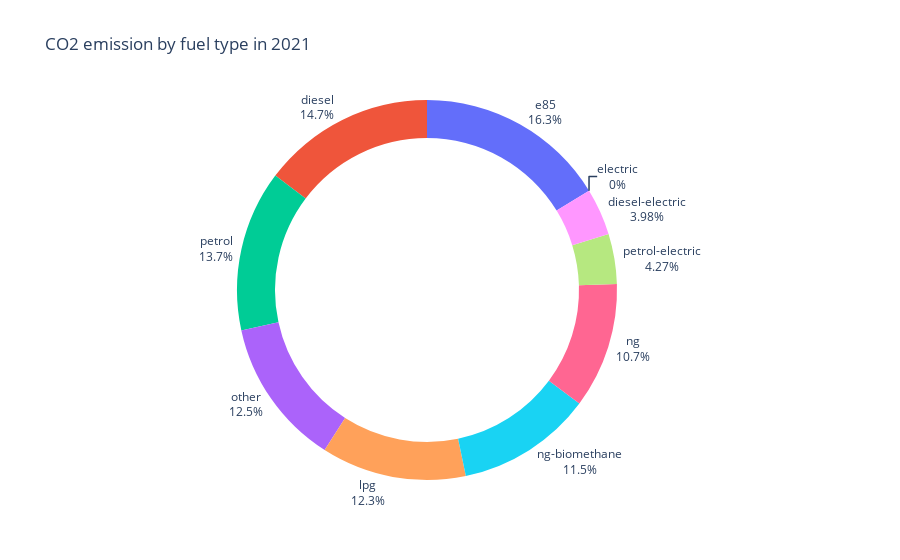

Notebook code cell kept with this figure:
### Code cell
# Plot pie chart with average CO2 emission per fuel type.
fig = px.pie(ft_mean_emission,
    names=ft_mean_emission.index,
    values="Ewltp (g/km)",
    title="CO2 emission by fuel type in 2021",
    hole=0.8,
    labels={
        "Ewltp (g/km)": "CO2 emission WLTP (g/km)"
    },
)
fig.update_layout(showlegend=False)
fig.update_traces(textposition='outside', textinfo="label + percent")
fig.show()

### Figure 1 — Plotly figure (JSON) as saved in the notebook; plotly's stock layout.template omitted (floating-point values rounded to 4 significant figures)
{"data": [{"domain": {"x": [0, 1], "y": [0, 1]}, "hole": 0.8, "hovertemplate": "Ft=%{label}<br>CO2 emission WLTP (g/km)=%{value}<extra></extra>", "labels": ["diesel", "diesel-electric", "e85", "electric", "lpg", "ng", "ng-biomethane", "other", "petrol", "petrol-electric"], "legendgroup": "", "name": "", "showlegend": true, "textinfo": "label+percent", "textposition": "outside", "type": "pie", "values": [144.5, 39.11, 159.6, 0, 121.1, 104.9, 113.2, 123.1, 134.5, 41.9]}], "layout": {"legend": {"tracegroupgap": 0}, "showlegend": false, "title": {"text": "CO2 emission by fuel type in 2021"}}}
